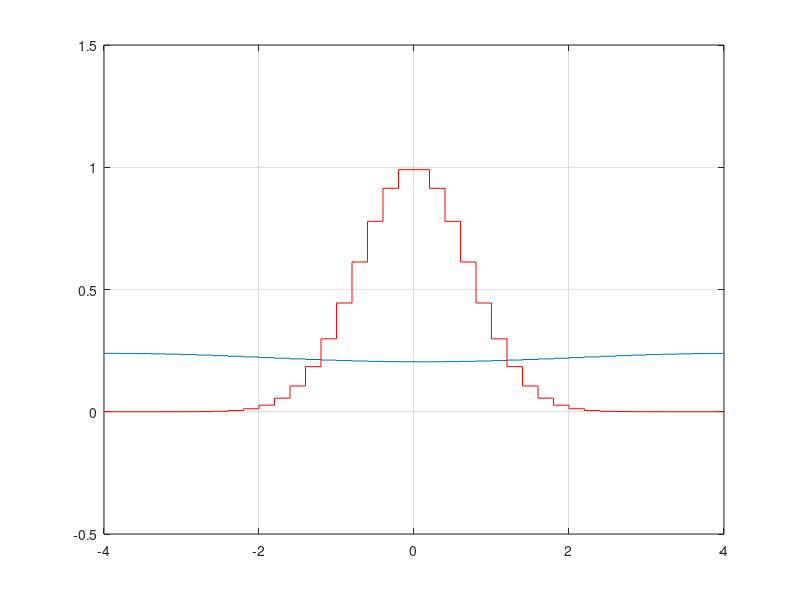

MATLAB code to generate this figure:
% Script: convect1d.m

clear all;

% Set-up grid
xL = -4;
xR =  4;
Nx = 40; % number of control volumes
x = linspace(xL,xR,Nx+1);

% Calculate midpoint values of x in each control volume
xmid = 0.5*(x(1:Nx) + x(2:Nx+1));

% Calculate cell size in control volumes (assumed equal)
dx = x(2) - x(1);

% Set velocity
u = 1;

% Set final time
tfinal = 100;

% Set timestep
CFL = 0.5;
dt = CFL*dx/abs(u);

% Set initial condition to U0 = exp(-x^2)
% Note: technically, we should average the initial
% distribution in each cell but I chose to just set
% the value of U in each control volume to the midpoint
% value of U0.

U = exp(-xmid.^2);
t = 0;

% Loop until t > tfinal
while (t < tfinal),

  Ubc = [U(Nx), U, U(1)]; % This enforces the periodic bc

  % Calculate the flux at each interface
  F =   0.5*    u *( Ubc(2:Nx+2) + Ubc(1:Nx+1)) ...
      - 0.5*abs(u)*( Ubc(2:Nx+2) - Ubc(1:Nx+1));

  % Calculate residual in each cell
  R = F(2:Nx+1) - F(1:Nx);

  % Forward Euler step
  U = U - (dt/dx)*R;

  % Increment time
  t = t + dt;

  % Plot current solution
  stairs(x,[U, U(Nx)]);
  axis([xL, xR, -0.5, 1.5]);
  grid on;
  drawnow;

end

% overlay exact solution
U = exp(-xmid.^2);
hold on;
stairs(x,[U, U(Nx)], 'r-');